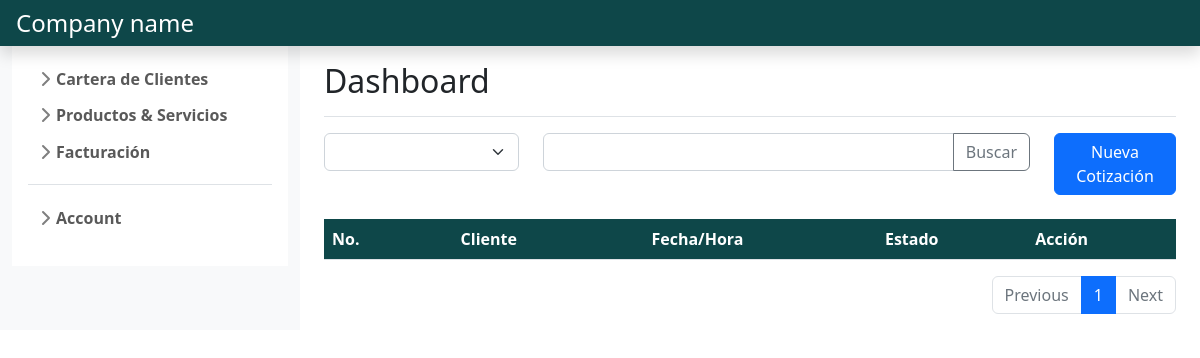
The page /sales_point/gestion_cotizaciones/ (signed in) on the database as committed earlier.
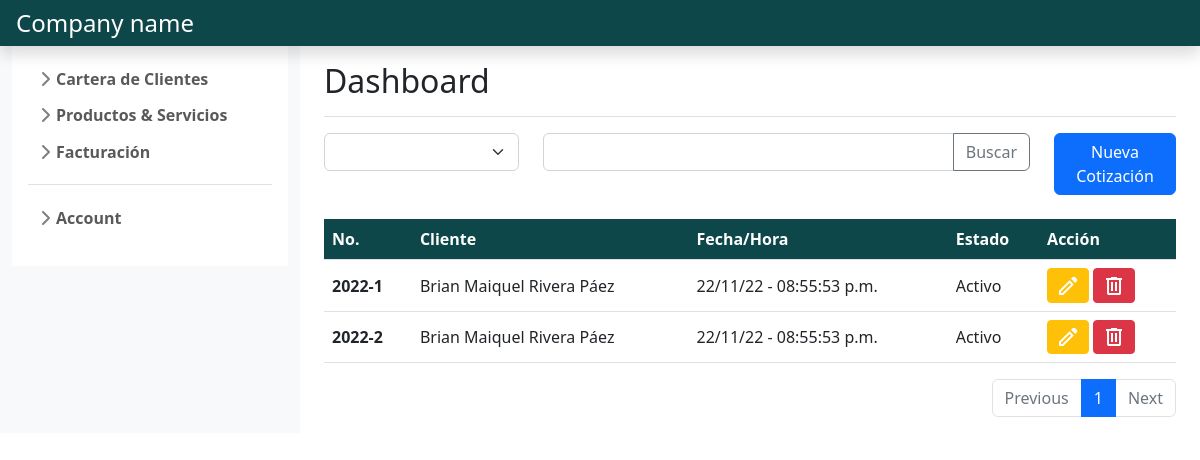
The same page on the database as committed later.
### sales_point/models.py (models this page shows, shortened)
class Cotizacion(models.Model):
    agnio= models.DateField(auto_now_add=True, verbose_name='Año')
    numero= models.IntegerField(editable= False)
    cliente= models.ForeignKey(Cliente, on_delete= models.CASCADE, default= 3)
    fecha_hora= models.DateTimeField(auto_now_add= True, verbose_name='Fecha / Hora')
    subtotal= models.DecimalField(max_digits=11, decimal_places=2, default=0.00)
    descuento= models.DecimalField(max_digits=11, decimal_places=2, default=0.00)
    total= models.DecimalField(max_digits=11, decimal_places=2, default=0.00)
    estado= models.BooleanField(default= True)
    creacion= models.DateTimeField(auto_now_add= True)
    actualizado= models.DateTimeField(auto_now=True)
    class Meta:
        constraints = [models.UniqueConstraint(fields=['agnio', 'numero'], name='unique_cotizacion'), ]

### customers_management/models.py (models this page shows)
class Cliente(models.Model):
    TIPO_CLIENTE_CHOICES= [(1, 'Empresa'),
                           (2, 'Persona'),
                        ]
    tipo= models.IntegerField(choices= TIPO_CLIENTE_CHOICES, default=2)
    iddocumento= models.CharField(max_length=12)
    tipo_documento= models.ForeignKey(TipoDocumento, on_delete= models.CASCADE, default=1)
    razon_social= models.CharField(max_length=100, unique= True, null= True)
    nombre= models.CharField(max_length=25, null= True)
    apellido1= models.CharField(max_length= 15, null= True)
    apellido2= models.CharField(max_length= 15, null= True, blank= True)
    telefono= models.CharField(max_length=15, null= True, blank= True)
    direccion= models.CharField(max_length=100, null= True, blank= True)
    email= models.EmailField(max_length=30, null= True, blank= True)
    estado= models.BooleanField(default=True)
    creado= models.DateTimeField(auto_now_add=True)
    actualizado= models.DateTimeField(auto_now=True)
    def __str__(self):
        if self.tipo == 1: # Empresa
            return self.razon_social
        else: # Persona
            return self.nombre+' '+self.apellido1+' '+self.apellido2
    class Meta:
        constraints = [UniqueConstraint(fields=['iddocumento', 'tipo_documento'], name='unique_document'),]

### sales_point/views.py (the view)
# urls.py: urlpatterns= [path('gestion_cotizaciones/', views.gestion_cotizaciones, name='gestion cotizaciones'),
@login_required
def gestion_cotizaciones(request):
    if request.method == 'GET':
        cotizacion= Paginator(Cotizacion.objects.all().order_by('agnio', 'numero'), 10)
        if request.GET.get('page'):
            page_number= request.GET.get('page')
            cotizacion_page= cotizacion.get_page(page_number)
            return render(request, 'gestion_cotizaciones.html',
            {'cotizaciones': cotizacion_page,
            'form':'FormModificarTipoDocumento'}
            )
        else:
            cotizacion_page= cotizacion.get_page(1)
            return render(request, 'gestion_cotizaciones.html',
            {'cotizaciones': cotizacion_page,
            'form':'FormModificarTipoDocumento'}
            )

### sales_point/templates/gestion_cotizaciones.html (shortened to what this page needs)
{% extends "base.html" %}
{% load static %}
{% block content %}
    <div class="row">
        <div class="col-md-3">
            <select class="form-select" id="inputGroupSelect01">
                {% for field in form %}
                <option value="{{field.label}}" selected>{{field.label}}</option>
                {% endfor %}
            </select>
        </div>
        <div class="col-md-7">
            <div class="input-group mb-3 ">
                <input type="text" class="form-control" aria-label="Text input with dropdown button">
                <button class="btn btn-outline-secondary" type="button" id="button-addon1">Buscar</button>
            </div>
        </div>
        <div class="col-md-2">
            <a class="btn btn-primary" href="">Nueva Cotización</a>
        </div>
    </div>
    <br>
    <table class="table table-hover align-middle">
        <thead class="text-white" style="background-color: #0E4749;">
            <tr>
                <th scope="col">No.</th>
                <th scope="col"></th>
                <th scope="col">Cliente</th>
                <th scope="col"></th>
                <th scope="col">Fecha/Hora</th>
                <th scope="col">Estado</th>
                <th scope="col">Acción</th>
            </tr>
        </thead>
        <tbody>
            {% for cot in cotizaciones %}
            <tr>
                <th scope="row" colspan="2">{{cot.agnio|date:"Y"}}-{{cot.numero}}</th>
                <td colspan="2">{{cot.cliente}}</td>
                <td>{{cot.fecha_hora|date:"d/m/y - h:i:s a"}}</td>
                <td>{% if cot.estado %}Activo{% else %}Inactivo{% endif %}</td>
                <td>
                    <a class="btn btn-sm btn-warning" href="" role="button">
                        <svg xmlns="http://www.w3.org/2000/svg" height="24" width="24" style="fill:#FFF"><path d="M5 19h1.4l8.625-8.625-1.4-1.4L5 17.6ZM19.3 8.925l-4.25-4.2 1.4-1.4q.575-.575 1.413-.575.837 0 1.412.575l1.4 1.4q.575.575.6 1.388.025.812-.55 1.387ZM17.85 10.4 7.25 21H3v-4.25l10.6-10.6Zm-3.525-.725-.7-.7 1.4 1.4Z"/></svg>
                    </a>
                    <button class="btn btn-sm btn-danger" data-bs-toggle="modal" data-bs-target="#exampleModalgestion" data-bs-whatever=":">
                        <svg xmlns="http://www.w3.org/2000/svg" height="24" width="24" style="fill:#FFF"><path d="M7 21q-.825 0-1.412-.587Q5 19.825 5 19V6H4V4h5V3h6v1h5v2h-1v13q0 .825-.587 1.413Q17.825 21 17 21ZM17 6H7v13h10ZM9 17h2V8H9Zm4 0h2V8h-2ZM7 6v13Z"/></svg>
                    </button>
                </td>
            </tr>
            {% endfor %}
        </tbody>
    </table>
    <nav aria-label="Page navigation example">
        <ul class="pagination justify-content-end">
            <li class="page-item {% if not cotizaciones.has_previous %} disabled {% endif %}">
                <a class="page-link" {% if cotizaciones.has_previous %} href="?page={{ cotizaciones.previous_page_number }}" {% endif %}>Previous</a>
            </li>
            {% for i in cotizaciones.paginator.page_range %}
              {% if i == cotizaciones.number %}
                  <li class="page-item active">
                      <a class="page-link" href="#">{{ i }}</a>
                  </li>
              {% else %}
                  <li class="page-item">
                      <a class="page-link" href="?page={{ i }}">{{ i }}</a>
                  </li>
              {% endif %}
          {% endfor %}
          <li class="page-item {% if not cotizaciones.has_next %} disabled {% endif %}" >
            <a class="page-link" {% if cotizaciones.has_next %} href="?page={{ cotizaciones.next_page_number }}" {% endif %}>Next</a>
          </li>
        </ul>
    </nav>
{% endblock %}

### main/templates/base.html (shortened to what this page needs)
{% load static %}
<!DOCTYPE html>
<html lang="en">
    <head>
        <link rel="stylesheet" href="{% static '/style/bootstrap/css/bootstrap.min.css' %}">
        <link rel="stylesheet" href="{% static '/style/css/sidebars.css' %}" >
    </head>
    <body>
        <header class="navbar navbar-dark sticky-top flex-md-nowrap p-0 shadow" style="background-color: #0E4749;">
            <a class="navbar-brand col-md-3 col-lg-2 me-0 px-3 fs-4" href="#">Company name</a>
        </header>
        <div class="container-fluid">
            <div class="row">
                <nav id="sidebarMenu" class="col-md-4 col-lg-3 d-md-block bg-light sidebar collapse ">
                <div class="position-sticky pt-3 sidebar-sticky p-3 bg-white fs-5">
                    <ul class="list-unstyled ps-0">
                    <li class="mb-1">
                        <button class="btn btn-toggle d-inline-flex align-items-center rounded border-0 collapsed" data-bs-toggle="collapse" data-bs-target="#dashboard-collapse" aria-expanded="false">
                        Cartera de Clientes
                        </button>
                    </li>
                    <li class="mb-1">
                        <button class="btn btn-toggle d-inline-flex align-items-center rounded border-0 collapsed" data-bs-toggle="collapse" data-bs-target="#home-collapse" aria-expanded="false">
                        Productos & Servicios
                        </button>
                    </li>
                    <li class="mb-1">
                        <button class="btn btn-toggle d-inline-flex align-items-center rounded border-0 collapsed" data-bs-toggle="collapse" data-bs-target="#orders-collapse" aria-expanded="false">
                        Facturación
                        </button>
                    </li>
                    <li class="border-top my-3"></li>
                    <li class="mb-1">
                        <button class="btn btn-toggle d-inline-flex align-items-center rounded border-0 collapsed" data-bs-toggle="collapse" data-bs-target="#account-collapse" aria-expanded="false">
                        Account
                        </button>
                    </li>
                    </ul>
                </div>
                </nav>
                <main class="col-md-8 ms-sm-auto col-lg-9 px-md-4">
                <div class="d-flex justify-content-between flex-wrap flex-md-nowrap align-items-center pt-3 pb-2 mb-3 border-bottom">
                    <h1 class="h2">Dashboard</h1>
                </div>
                {% block content %}
                {% endblock %}
                </main>
            </div>
        </div>
  </body>
</html>

### main/static/style/css/sidebars.css (style rules this page uses)
body { min-height: 100vh; min-height: -webkit-fill-available; }
html { height: -webkit-fill-available; }
main { height: 100vh; height: -webkit-fill-available; max-height: 100vh; overflow-x: auto; overflow-y: hidden; }
.btn-toggle { padding: .25rem .5rem; font-weight: 600; color: rgba(0, 0, 0, .65); background-color: transparent; }
.btn-toggle::before { width: 1.25em; line-height: 0; transition: transform .35s ease; transform-origin: .5em 50%; }

Rows that differ between the two databases and show on the page:
added Cotizacion: agnio "2022", numero "1", cliente "Brian Maiquel Rivera Páez", fecha_hora "22/11/22 - 08:55:53 p.m.", estado "Activo"
added Cotizacion: agnio "2022", numero "2", cliente "Brian Maiquel Rivera Páez", fecha_hora "22/11/22 - 08:55:53 p.m.", estado "Activo"
